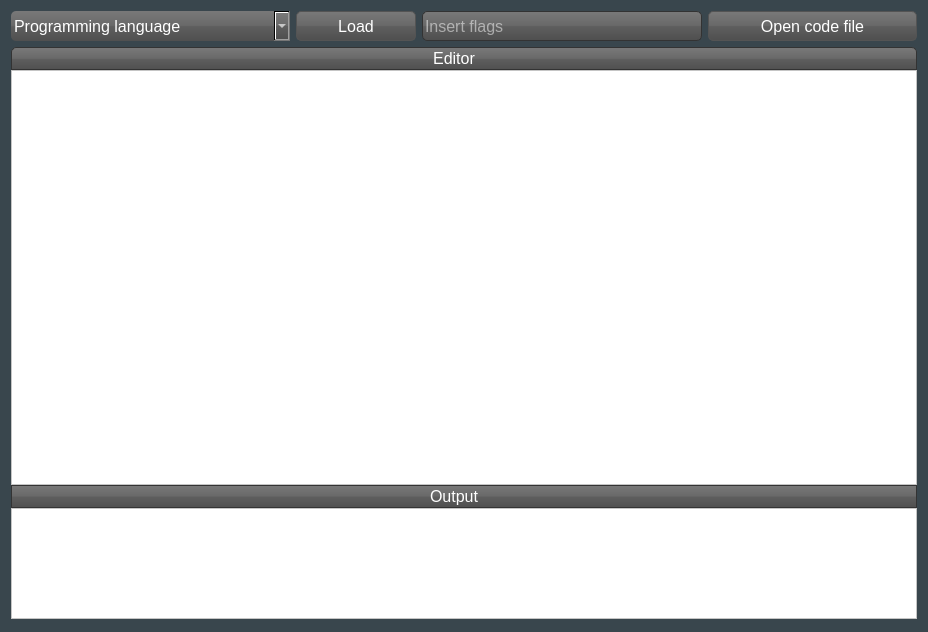
<?xml version="1.0" encoding="UTF-8"?>
<ui version="4.0">
 <class>CodeEditor</class>
 <widget class="QDialog" name="CodeEditor">
  <property name="geometry">
   <rect>
    <x>0</x>
    <y>0</y>
    <width>928</width>
    <height>632</height>
   </rect>
  </property>
  <property name="font">
   <font>
    <family>Microsoft Sans Serif</family>
   </font>
  </property>
  <property name="windowTitle">
   <string>Dialog</string>
  </property>
  <property name="styleSheet">
   <string notr="true">QDialog {
        background: #39464d;
}

QMessageBox {
        background: rgb(220, 220, 220);
}</string>
  </property>
  <layout class="QGridLayout" name="gridLayout">
   <item row="0" column="0">
    <layout class="QVBoxLayout" name="verticalLayout" stretch="1,0,0,15,0,4,0,0">
     <property name="spacing">
      <number>0</number>
     </property>
     <item>
      <layout class="QHBoxLayout" name="horizontalLayout" stretch="0">
       <property name="spacing">
        <number>6</number>
       </property>
       <item>
        <layout class="QHBoxLayout" name="horizontalLayout_3" stretch="4,3,4,3">
         <property name="spacing">
          <number>6</number>
         </property>
         <item>
          <widget class="QComboBox" name="languageSelect">
           <property name="sizePolicy">
            <sizepolicy hsizetype="Expanding" vsizetype="Expanding">
             <horstretch>0</horstretch>
             <verstretch>0</verstretch>
            </sizepolicy>
           </property>
           <property name="minimumSize">
            <size>
             <width>104</width>
             <height>30</height>
            </size>
           </property>
           <property name="maximumSize">
            <size>
             <width>16777215</width>
             <height>16777215</height>
            </size>
           </property>
           <property name="font">
            <font>
             <family>Microsoft Sans Serif</family>
             <pointsize>12</pointsize>
            </font>
           </property>
           <property name="layoutDirection">
            <enum>Qt::LeftToRight</enum>
           </property>
           <property name="styleSheet">
            <string notr="true">border-radius: 5px;
background: qlineargradient(x1:0, y1:0, x2:0, y2:1, stop:0 #797979, stop:0.48 #696969, stop:0.52 #5e5e5e, stop:1 #4f4f4f);
padding: 1px 23px 1px 3px;
min-width: 6em;
color: #ffffff;
border: none;

</string>
           </property>
           <item>
            <property name="text">
             <string>Programming language</string>
            </property>
           </item>
           <item>
            <property name="text">
             <string>C</string>
            </property>
           </item>
           <item>
            <property name="text">
             <string>C++</string>
            </property>
           </item>
           <item>
            <property name="text">
             <string>C#</string>
            </property>
           </item>
           <item>
            <property name="text">
             <string>Java</string>
            </property>
           </item>
           <item>
            <property name="text">
             <string>Python</string>
            </property>
           </item>
          </widget>
         </item>
         <item>
          <widget class="QPushButton" name="loaderButton">
           <property name="minimumSize">
            <size>
             <width>80</width>
             <height>30</height>
            </size>
           </property>
           <property name="maximumSize">
            <size>
             <width>120</width>
             <height>16777215</height>
            </size>
           </property>
           <property name="font">
            <font>
             <family>Microsoft Sans Serif</family>
             <pointsize>12</pointsize>
            </font>
           </property>
           <property name="styleSheet">
            <string notr="true">QPushButton {
   background: qlineargradient(x1:0, y1:0, x2:0, y2:1, stop:0 #797979, stop:0.48 #696969, stop:0.52 #5e5e5e, stop:1 #4f4f4f);
   border-color: #545454;
   border-width: 1px;
   border-radius: 5px;
   border-style: solid;
   color: white;
                     }
QPushButton:pressed {
   background: qradialgradient(cx:0.5, cy:0.5, radius:1, fx:0.5, fy:0.5, stop:0 #dddddd, stop:1 #777777);
}</string>
           </property>
           <property name="text">
            <string>Load</string>
           </property>
          </widget>
         </item>
         <item>
          <widget class="QLineEdit" name="flagLine">
           <property name="minimumSize">
            <size>
             <width>80</width>
             <height>30</height>
            </size>
           </property>
           <property name="font">
            <font>
             <family>Microsoft Sans Serif</family>
             <pointsize>12</pointsize>
            </font>
           </property>
           <property name="styleSheet">
            <string notr="true">QLineEdit {
border: 1px solid #333333;
        border-radius: 5px;
        background: qlineargradient(x1:0, y1:0, x2:0, y2:1, stop:0 #797979, stop:0.48 #696969, stop:0.52 #5e5e5e, stop:1 #4f4f4f);
        min-width: 6em;
        color: #ffffff;

padding: 0px;
text-align: center;
}</string>
           </property>
           <property name="placeholderText">
            <string>Insert flags</string>
           </property>
          </widget>
         </item>
         <item>
          <widget class="QPushButton" name="submitCodeButton">
           <property name="minimumSize">
            <size>
             <width>0</width>
             <height>30</height>
            </size>
           </property>
           <property name="maximumSize">
            <size>
             <width>16777215</width>
             <height>30</height>
            </size>
           </property>
           <property name="font">
            <font>
             <family>Microsoft Sans Serif</family>
             <pointsize>12</pointsize>
            </font>
           </property>
           <property name="styleSheet">
            <string notr="true">QPushButton {
   background: qlineargradient(x1:0, y1:0, x2:0, y2:1, stop:0 #797979, stop:0.48 #696969, stop:0.52 #5e5e5e, stop:1 #4f4f4f);
   border-color: #545454;
   border-width: 1px;
   border-radius: 5px;
   border-style: solid;
   color: white;
                     }
QPushButton:pressed {
   background: qradialgradient(cx:0.5, cy:0.5, radius:1, fx:0.5, fy:0.5, stop:0 #dddddd, stop:1 #777777);
}</string>
           </property>
           <property name="text">
            <string>Open code file</string>
           </property>
          </widget>
         </item>
        </layout>
       </item>
      </layout>
     </item>
     <item>
      <spacer name="verticalSpacer">
       <property name="orientation">
        <enum>Qt::Vertical</enum>
       </property>
       <property name="sizeType">
        <enum>QSizePolicy::Fixed</enum>
       </property>
       <property name="sizeHint" stdset="0">
        <size>
         <width>20</width>
         <height>6</height>
        </size>
       </property>
      </spacer>
     </item>
     <item>
      <widget class="QLabel" name="label">
       <property name="minimumSize">
        <size>
         <width>106</width>
         <height>20</height>
        </size>
       </property>
       <property name="font">
        <font>
         <family>Microsoft Sans Serif</family>
         <pointsize>12</pointsize>
        </font>
       </property>
       <property name="layoutDirection">
        <enum>Qt::LeftToRight</enum>
       </property>
       <property name="styleSheet">
        <string notr="true">border: 1px solid #333333;
border-top-left-radius: 5px;
border-top-right-radius: 5px;
background: qlineargradient(x1:0, y1:0, x2:0, y2:1, stop:0 #797979, stop:0.48 #696969, stop:0.52 #5e5e5e, stop:1 #4f4f4f);
padding: 1px 23px 1px 3px;
min-width: 6em;
color: #ffffff;
text-align: center;</string>
       </property>
       <property name="text">
        <string>Editor</string>
       </property>
       <property name="alignment">
        <set>Qt::AlignCenter</set>
       </property>
      </widget>
     </item>
     <item>
      <widget class="Editor" name="codeEditor">
       <property name="font">
        <font>
         <family>Courier</family>
         <pointsize>12</pointsize>
         <weight>50</weight>
         <bold>false</bold>
        </font>
       </property>
       <property name="styleSheet">
        <string notr="true">QPlainTextEdit {
background: white;
}</string>
       </property>
       <property name="tabStopWidth">
        <number>30</number>
       </property>
      </widget>
     </item>
     <item>
      <widget class="QLabel" name="loaderLabel">
       <property name="minimumSize">
        <size>
         <width>106</width>
         <height>20</height>
        </size>
       </property>
       <property name="font">
        <font>
         <family>Microsoft Sans Serif</family>
         <pointsize>12</pointsize>
        </font>
       </property>
       <property name="styleSheet">
        <string notr="true">border: 1px solid #333333;
background: qlineargradient(x1:0, y1:0, x2:0, y2:1, stop:0 #797979, stop:0.48 #696969, stop:0.52 #5e5e5e, stop:1 #4f4f4f);
padding: 1px 23px 1px 3px;
min-width: 6em;
color: #ffffff;
text-align: center;</string>
       </property>
       <property name="text">
        <string>Output</string>
       </property>
       <property name="alignment">
        <set>Qt::AlignCenter</set>
       </property>
      </widget>
     </item>
     <item>
      <widget class="QPlainTextEdit" name="loaderOutput">
       <property name="font">
        <font>
         <family>Courier</family>
         <pointsize>12</pointsize>
         <weight>50</weight>
         <bold>false</bold>
        </font>
       </property>
       <property name="styleSheet">
        <string notr="true">QPlainTextEdit {
background: white;
}</string>
       </property>
       <property name="readOnly">
        <bool>true</bool>
       </property>
       <property name="plainText">
        <string/>
       </property>
      </widget>
     </item>
     <item>
      <spacer name="verticalSpacer_2">
       <property name="orientation">
        <enum>Qt::Vertical</enum>
       </property>
       <property name="sizeType">
        <enum>QSizePolicy::Fixed</enum>
       </property>
       <property name="sizeHint" stdset="0">
        <size>
         <width>20</width>
         <height>2</height>
        </size>
       </property>
      </spacer>
     </item>
     <item>
      <layout class="QHBoxLayout" name="horizontalLayout_2"/>
     </item>
    </layout>
   </item>
  </layout>
 </widget>
 <customwidgets>
  <customwidget>
   <class>Editor</class>
   <extends>QPlainTextEdit</extends>
   <header>editor.h</header>
  </customwidget>
 </customwidgets>
 <resources/>
 <connections/>
</ui>
